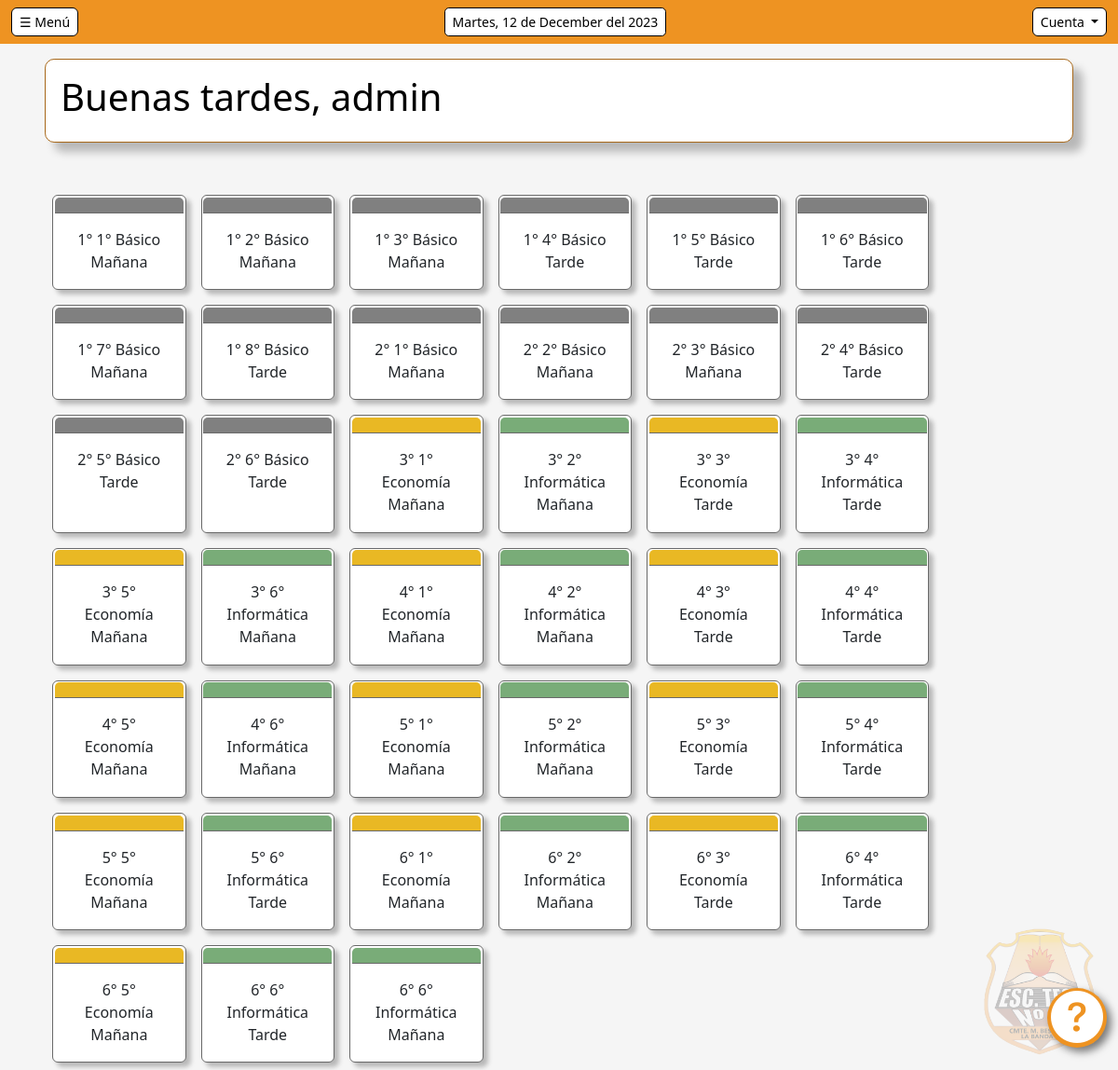
The app's page / (signed in) with its own data.
### scd/models.py (models this page shows, shortened)
class Curso(models.Model):
    id_cur = models.AutoField(primary_key=True)
    anio = models.CharField(max_length=1, blank=False)
    division = models.CharField(max_length=1, blank=False)
    especialidad = models.CharField(max_length=15, blank=False)
    turno = models.CharField(max_length=8, blank=False)

### scd/views.py (the view)
# urls.py: path('', views.inicio, name='inicio'),
def inicio(request):
    bienvenida = saludo()
    if request.user.is_authenticated and request.user.groups.filter(name='Docente').exists():
        return redirect('consultarAsistencia')
    else:
        clases = Clase.objects.all()
        cursos = Curso.objects.all()
        return render(request, 'inicio.html', {'saludo': bienvenida, 'clases':clases, 'cursos':cursos})

### scd/templatetags/custom_filters.py (called while the page is built)
@register.filter(name='has_group')
def has_group(user, group_name):
    return user.groups.filter(name=group_name).exists()

### scd/utils.py (called while the page is built)
def saludo():
    saludo = ""
    hora_actual = datetime.datetime.now().time()
    hora_str = hora_actual.strftime('%H')
    hora_digitos = int(hora_str)
    if 6 <= hora_digitos < 12:
        saludo = "Buenos días"
    elif 12 <= hora_digitos < 20:
        saludo = "Buenas tardes"
    else:
        saludo = "Buenas noches"
    return saludo

### scd/templates/inicio.html (shortened to what this page needs)
{% extends "base.html" %}
{% load static %}
{% load custom_filters %}
{% block body %}
{% if user.is_authenticated %}
    <div class="vidrio-blur p-3">
        <h1>{{saludo}}, {{ user.username }}</h1>
    </div>
    {% if user|has_group:"Administrador" or user|has_group:"Preceptor" %}
        <div class="row row-cols-1 row-cols-md-3 g-0 mt-5">
            {% for c in cursos %}
                <div class="card text-center m-2 cuerpo-tarjeta-curso">
                <a href="{% url 'horarioCurso' id_cur=c.id_cur %}">
                    <div class="card-header card-header-tarjeta-curso" data-especialidad="{{c.especialidad}}"></div>
                    <div class="card-body">
                        {{c.anio}}° {{c.division}}° {{c.especialidad}}
                        <br>
                        {{c.turno}}
                    </div>
                </a>
                </div>
            {% endfor %}
        </div>
    {% endif %}
{% endif %}
{% endblock %}

### scd/static/css/SCD.css (style rules this page uses)
body { min-height: 100vh; background-size: cover; background-position: center; user-select: none; }
a { text-decoration: none; color: inherit; }
.vidrio-blur { border: .06rem; border-style: solid; border-radius: .63rem; background: white; border-color: #a76718; box-shadow: .63rem .63rem .63rem 0rem rgba(0, 0, 0, 0.25); }
.cuerpo-tarjeta-curso { padding: .1rem; width: 13%; background: white; border-color: dimgrey; box-shadow: .3rem .3rem .3rem 0rem rgba(0, 0, 0, 0.25); animation: fadeOut .1s ease-in-out; }
.card-header-tarjeta-curso { max-height: 15%; border-bottom-color: dimgray; }
.card-header-tarjeta-curso[data-especialidad="Básico"] { background: grey; }
.card-header-tarjeta-curso[data-especialidad="Informática"] { background: #79AC78; }
.card-header-tarjeta-curso[data-especialidad="Economía"] { background: #E9B824; }
body { background: whitesmoke; }
h1, h2, h3, h4, h5 { font-family:'Segoe UI'; color: black; }
* { scrollbar-width: thin; scrollbar-color: #a76718 #FFFFFF; }

### records on screen
Curso: anio "1", division "1", especialidad "Básico", turno "Mañana"
Curso: anio "1", division "2", especialidad "Básico", turno "Mañana"
Curso: anio "1", division "3", especialidad "Básico", turno "Mañana"
Curso: anio "1", division "4", especialidad "Básico", turno "Tarde"
Curso: anio "1", division "5", especialidad "Básico", turno "Tarde"
Curso: anio "1", division "6", especialidad "Básico", turno "Tarde"
Curso: anio "1", division "7", especialidad "Básico", turno "Mañana"
Curso: anio "1", division "8", especialidad "Básico", turno "Tarde"
Curso: anio "2", division "1", especialidad "Básico", turno "Mañana"
Curso: anio "2", division "2", especialidad "Básico", turno "Mañana"
Curso: anio "2", division "3", especialidad "Básico", turno "Mañana"
Curso: anio "2", division "4", especialidad "Básico", turno "Tarde"
Curso: anio "2", division "5", especialidad "Básico", turno "Tarde"
Curso: anio "2", division "6", especialidad "Básico", turno "Tarde"
Curso: anio "3", division "1", especialidad "Economía", turno "Mañana"
Curso: anio "3", division "2", especialidad "Informática", turno "Mañana"
Curso: anio "3", division "3", especialidad "Economía", turno "Tarde"
Curso: anio "3", division "4", especialidad "Informática", turno "Tarde"
Curso: anio "3", division "5", especialidad "Economía", turno "Mañana"
Curso: anio "3", division "6", especialidad "Informática", turno "Mañana"
Curso: anio "4", division "1", especialidad "Economía", turno "Mañana"
Curso: anio "4", division "2", especialidad "Informática", turno "Mañana"
Curso: anio "4", division "3", especialidad "Economía", turno "Tarde"
Curso: anio "4", division "4", especialidad "Informática", turno "Tarde"
Curso: anio "4", division "5", especialidad "Economía", turno "Mañana"
Curso: anio "4", division "6", especialidad "Informática", turno "Mañana"
Curso: anio "5", division "1", especialidad "Economía", turno "Mañana"
Curso: anio "5", division "2", especialidad "Informática", turno "Mañana"
Curso: anio "5", division "3", especialidad "Economía", turno "Tarde"
Curso: anio "5", division "4", especialidad "Informática", turno "Tarde"
Curso: anio "5", division "5", especialidad "Economía", turno "Mañana"
Curso: anio "5", division "6", especialidad "Informática", turno "Tarde"
Curso: anio "6", division "1", especialidad "Economía", turno "Mañana"
Curso: anio "6", division "2", especialidad "Informática", turno "Mañana"
Curso: anio "6", division "3", especialidad "Economía", turno "Tarde"
Curso: anio "6", division "4", especialidad "Informática", turno "Tarde"
Curso: anio "6", division "5", especialidad "Economía", turno "Mañana"
Curso: anio "6", division "6", especialidad "Informática", turno "Tarde"
Curso: anio "6", division "6", especialidad "Informática", turno "Mañana"

### other values on screen
{{ saludo }} "Buenas tardes"
{{ user.username }} "admin"
